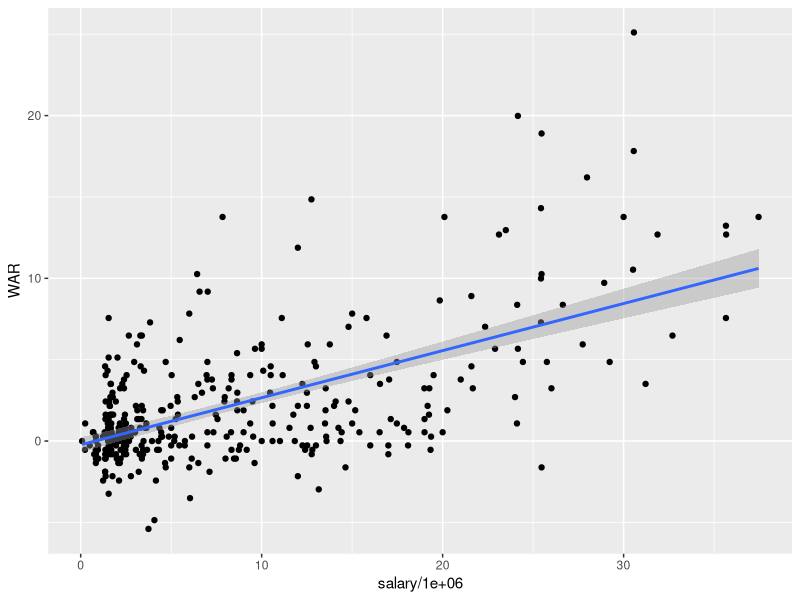
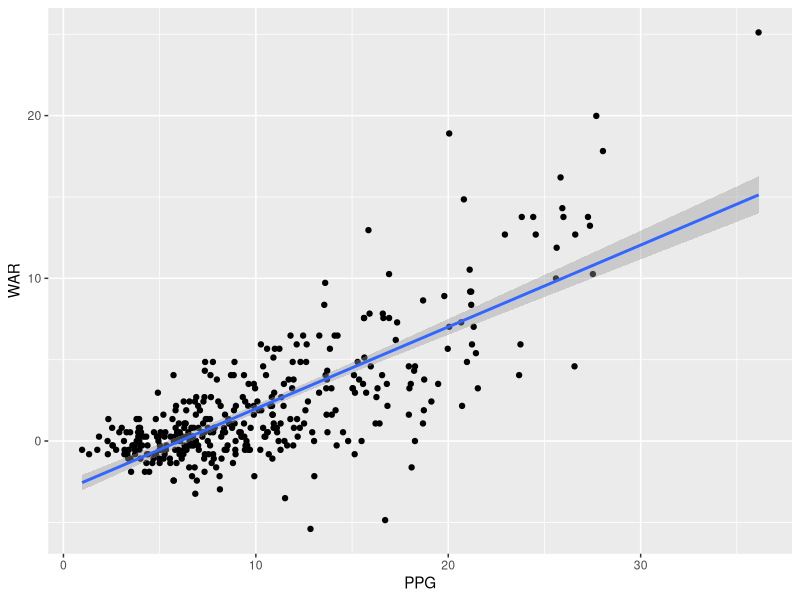
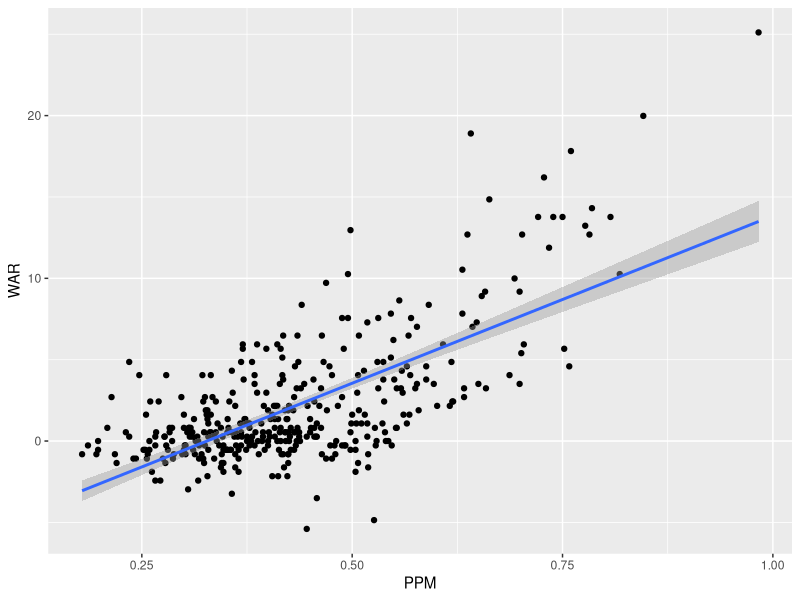
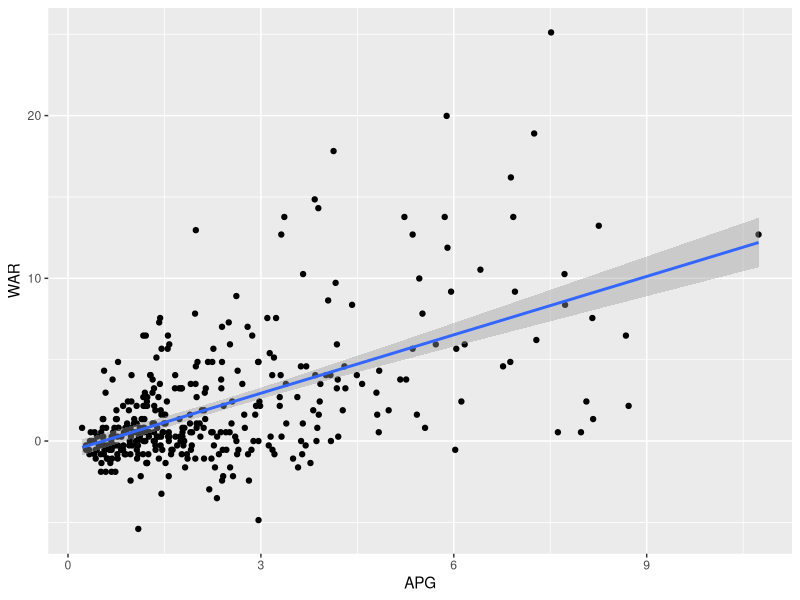
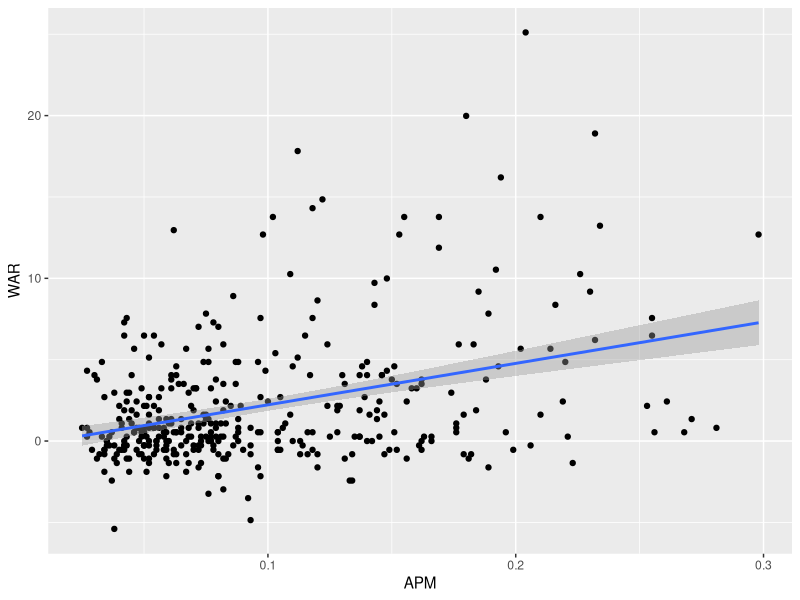

The R script that drew these images, in order: (Note: this script raises an error after producing the figures.)
## Exploratory Data Analysis - Players


## Loading Relevant Packages

library(tidyverse)



## Reading in the Data

players <- read_csv("data/processed/player_stats_final.csv")


## Exploratory Analysis of the Data

## Each cycle of code creates a plot, prints the plot & shows the correlation coefficient. The correlation is 
## important as it will contribute to the modelling process.


## Salary vs WAR

salary_war <- players %>%
  ggplot(aes(salary / 1000000, WAR)) +
  geom_point() +
  geom_smooth(method = "lm") 

salary_war

cor(players$salary, players$WAR, method = "pearson") # How much a player is paid has a moderate correlation with
# Wins ABove Replacement



## PPG vs WAR


ppg_war <- players %>%
  ggplot(aes(PPG, WAR)) +
  geom_point() +
  geom_smooth(method = "lm") 

ppg_war

cor(players$PPG, players$WAR, method = "pearson") # More points per game has a strong correlation with Wins Above
# Replacement.


## PPM vs WAR

ppm_war <- players %>%
  ggplot(aes(PPM, WAR)) +
  geom_point() +
  geom_smooth(method = "lm") 

ppm_war

cor(players$PPM, players$WAR, method = "pearson") # More points per minute has a moderate correlation with Wins Above
# Replacement.Interesting to note that per game relates better than per minute.


## APG vs WAR

apg_war <- players %>%
  ggplot(aes(APG, WAR)) +
  geom_point() +
  geom_smooth(method = "lm") 

apg_war

cor(players$APG, players$WAR, method = "pearson") # Assists per game has a moderate correlation with Wins Above
# Replacement.


## APM vs WAR

apm_war <- players %>%
  ggplot(aes(APM, WAR)) +
  geom_point() +
  geom_smooth(method = "lm") 

apm_war

cor(players$APM, players$WAR, method = "pearson") # Assists per minute has a weak correlation with Wins Above
# Replacement.


## RPG vs WAR

rpg_war <- players %>%
  ggplot(aes(RPG, WAR)) +
  geom_point() +
  geom_smooth(method = "lm") 

rpg_war

cor(players$RPG, players$WAR, method = "pearson") # Rebounds per game has a moderate correlation with Wins Above
# Replacement.


## RPM vs WAR

rpm_war <- players %>%
  ggplot(aes(RPM, WAR)) +
  geom_point() +
  geom_smooth(method = "lm") 

rpm_war

cor(players$RPM, players$WAR, method = "pearson") # Rebounds per minute has a weak correlation with Wins Above
# Replacement.


## OPG vs WAR

opg_war <- players %>%
  ggplot(aes(OPG, WAR)) +
  geom_point() +
  geom_smooth(method = "lm") 

opg_war

cor(players$OPG, players$WAR, method = "pearson") # Offensive rebounds per game has a moderate correlation with
# Wins Above Replacement.


## DPG vs WAR

dpg_war <- players %>%
  ggplot(aes(DPG, WAR)) +
  geom_point() +
  geom_smooth(method = "lm") 

dpg_war

cor(players$DPG, players$WAR, method = "pearson") # Defensive rebounds per game has a moderate correlation with
# Wins Above Replacement. 


## SPG vs WAR

spg_war <- players %>%
  ggplot(aes(SPG, WAR)) +
  geom_point() +
  geom_smooth(method = "lm") 

spg_war

cor(players$SPG, players$WAR, method = "pearson") # Steals per game has a moderate correlation with Wins 
# Above Replacement.


## BPG vs WAR

bpg_war <- players %>%
  ggplot(aes(BPG, WAR)) +
  geom_point() +
  geom_smooth(method = "lm") 

bpg_war

cor(players$BPG, players$WAR, method = "pearson") # Blocks per game has a moderate correlation with Wins Above
# Replacement.



## TPG vs WAR

tpg_war <- players %>%
  ggplot(aes(TPG, WAR)) +
  geom_point() +
  geom_smooth(method = "lm") 

tpg_war

cor(players$TPG, players$WAR, method = "pearson") # Turnovers per game has a moderate correlation with
# Wins Above Replacement. However this will not be used in the regression model as turnovers are generally
# condiered detrimental.


## FPG vs WAR

fpg_war <- players %>%
  ggplot(aes(FPG, WAR)) +
  geom_point() +
  geom_smooth(method = "lm") 

fpg_war

cor(players$FPG, players$WAR, method = "pearson") # Fouls per game has a weak correlation with
# Wins Above Replacement.


## eFGp vs WAR

efgp_war <- players %>%
  ggplot(aes(eFGp, WAR)) +
  geom_point() +
  geom_smooth(method = "lm") 

efgp_war

cor(players$eFGp, players$WAR, method = "pearson") # Effective field goal percentage has a moderate correlation with
# Wins Above Replacement.



## TSp vs WAR

tsp_war <- players %>%
  ggplot(aes(TSp, WAR)) +
  geom_point() +
  geom_smooth(method = "lm") 

tsp_war

cor(players$TSp, players$WAR, method = "pearson") # True Shooting Percentage has a moderate correlation with
# Wins Above Replacement.



## All of the per game metrics will be used in the regression modelling to predict expected WAR, excpet total
## rebounds (RPG)and fouls (FPG). Each position may have different influences on each metric, and that will 
## be explored in the regression analysis.




